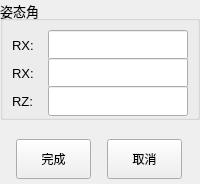
      <widget class="QWidget" name="page_11">
       <layout class="QGridLayout" name="gridLayout_21">
        <property name="margin">
         <number>0</number>
        </property>
        <property name="spacing">
         <number>0</number>
        </property>
        <item row="0" column="0">
         <widget class="QGroupBox" name="groupBox_17">
          <property name="sizePolicy">
           <sizepolicy hsizetype="Expanding" vsizetype="Expanding">
            <horstretch>0</horstretch>
            <verstretch>0</verstretch>
           </sizepolicy>
          </property>
          <property name="minimumSize">
           <size>
            <width>0</width>
            <height>120</height>
           </size>
          </property>
          <property name="maximumSize">
           <size>
            <width>16777215</width>
            <height>120</height>
           </size>
          </property>
          <property name="font">
           <font>
            <pointsize>10</pointsize>
           </font>
          </property>
          <property name="title">
           <string>姿态角</string>
          </property>
          <layout class="QGridLayout" name="gridLayout_19">
           <item row="0" column="0">
            <widget class="QLabel" name="label_30">
             <property name="minimumSize">
              <size>
               <width>30</width>
               <height>30</height>
              </size>
             </property>
             <property name="maximumSize">
              <size>
               <width>30</width>
               <height>30</height>
              </size>
             </property>
             <property name="font">
              <font>
               <pointsize>10</pointsize>
              </font>
             </property>
             <property name="text">
              <string>RX:</string>
             </property>
            </widget>
           </item>
           <item row="0" column="1">
            <widget class="QLineEdit" name="backRxTxt_2">
             <property name="minimumSize">
              <size>
               <width>0</width>
               <height>30</height>
              </size>
             </property>
             <property name="maximumSize">
              <size>
               <width>16777215</width>
               <height>30</height>
              </size>
             </property>
             <property name="font">
              <font>
               <pointsize>10</pointsize>
              </font>
             </property>
            </widget>
           </item>
           <item row="1" column="0">
            <widget class="QLabel" name="label_31">
             <property name="minimumSize">
              <size>
               <width>30</width>
               <height>30</height>
              </size>
             </property>
             <property name="maximumSize">
              <size>
               <width>30</width>
               <height>30</height>
              </size>
             </property>
             <property name="font">
              <font>
               <pointsize>10</pointsize>
              </font>
             </property>
             <property name="text">
              <string>RX:</string>
             </property>
            </widget>
           </item>
           <item row="1" column="1">
            <widget class="QLineEdit" name="backRyTxt_2">
             <property name="minimumSize">
              <size>
               <width>0</width>
               <height>30</height>
              </size>
             </property>
             <property name="maximumSize">
              <size>
               <width>16777215</width>
               <height>30</height>
              </size>
             </property>
             <property name="font">
              <font>
               <pointsize>10</pointsize>
              </font>
             </property>
             <property name="text">
              <string/>
             </property>
            </widget>
           </item>
           <item row="2" column="0">
            <widget class="QLabel" name="label_32">
             <property name="minimumSize">
              <size>
               <width>30</width>
               <height>30</height>
              </size>
             </property>
             <property name="maximumSize">
              <size>
               <width>30</width>
               <height>30</height>
              </size>
             </property>
             <property name="font">
              <font>
               <pointsize>10</pointsize>
              </font>
             </property>
             <property name="text">
              <string>RZ:</string>
             </property>
            </widget>
           </item>
           <item row="2" column="1">
            <widget class="QLineEdit" name="backRzTxt_2">
             <property name="minimumSize">
              <size>
               <width>0</width>
               <height>30</height>
              </size>
             </property>
             <property name="maximumSize">
              <size>
               <width>16777215</width>
               <height>30</height>
              </size>
             </property>
             <property name="font">
              <font>
               <pointsize>10</pointsize>
              </font>
             </property>
             <property name="text">
              <string/>
             </property>
            </widget>
           </item>
          </layout>
         </widget>
        </item>
        <item row="1" column="0">
         <widget class="QLabel" name="label_29">
          <property name="sizePolicy">
           <sizepolicy hsizetype="Expanding" vsizetype="Expanding">
            <horstretch>0</horstretch>
            <verstretch>0</verstretch>
           </sizepolicy>
          </property>
          <property name="text">
           <string/>
          </property>
         </widget>
        </item>
        <item row="2" column="0">
         <widget class="QWidget" name="widget_12" native="true">
          <property name="sizePolicy">
           <sizepolicy hsizetype="Preferred" vsizetype="Expanding">
            <horstretch>0</horstretch>
            <verstretch>0</verstretch>
           </sizepolicy>
          </property>
          <property name="minimumSize">
           <size>
            <width>0</width>
            <height>50</height>
           </size>
          </property>
          <property name="maximumSize">
           <size>
            <width>16777215</width>
            <height>50</height>
           </size>
          </property>
          <layout class="QHBoxLayout" name="horizontalLayout_13">
           <property name="spacing">
            <number>0</number>
           </property>
           <property name="margin">
            <number>0</number>
           </property>
           <item>
            <widget class="QPushButton" name="pushButton_28">
             <property name="minimumSize">
              <size>
               <width>75</width>
               <height>40</height>
              </size>
             </property>
             <property name="maximumSize">
              <size>
               <width>75</width>
               <height>40</height>
              </size>
             </property>
             <property name="text">
              <string>完成</string>
             </property>
            </widget>
           </item>
           <item>
            <widget class="QPushButton" name="pushButton_29">
             <property name="minimumSize">
              <size>
               <width>75</width>
               <height>40</height>
              </size>
             </property>
             <property name="maximumSize">
              <size>
               <width>75</width>
               <height>40</height>
              </size>
             </property>
             <property name="text">
              <string>取消</string>
             </property>
            </widget>
           </item>
          </layout>
         </widget>
        </item>
       </layout>
      </widget>
